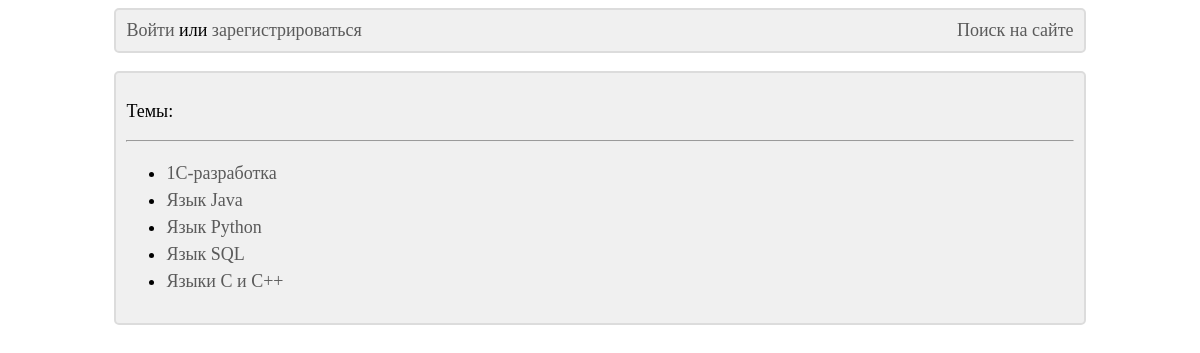
/main/, run on the app's committed database.
### main/models.py (models this page shows)
class TestGroup(models.Model):
    title = models.CharField(max_length=200, unique=True, null=False, blank=False, verbose_name='Группа тестов')
    def __str__(self):
        return self.title
    class Meta:
        verbose_name = 'Группа тестов'
        verbose_name_plural = 'Группы тестов'
        ordering = ['title']

### main/views.py (the view)
# urls.py: path('', index, name='index')
def index(request):
    test_groups = TestGroup.objects.all()
    context = {'test_groups': test_groups}
    return render(request, 'main/index.html', context)

### main/templates/main/index.html
{% extends 'layout/basic.html' %}
{% block content %}
    <div class="basic_block">
        <p>
            Темы:
        </p>
        <hr>
        <ul>
            {% for test_group in test_groups %}
                <li><a href="{% url 'main:test_list' test_group_id=test_group.pk %}">{{ test_group }}</a></li>
            {% empty %}
                <div class="block_with_margin">
                    Извините, но на сайт пока не добавлены темы для тестирования...
                </div>
            {% endfor %}
        </ul>
    </div>
{% endblock %}

### main/static/main/style.css (style rules this page uses)
.basic_block { font-size: large; background-color: RGB(240, 240, 240); border: 2px solid RGB(220, 220, 220); border-radius: 5px; padding: 10px; margin-left: auto; margin-right: auto; width: 80%; overflow: hidden; }
a { color: RGB(90, 90, 90); text-decoration: none; }
li { padding-top: 3px; padding-bottom: 3px;; }

### data on the page
TestGroup: title "1С-разработка"
TestGroup: title "Язык Java"
TestGroup: title "Язык Python"
TestGroup: title "Язык SQL"
TestGroup: title "Языки C и C++"
